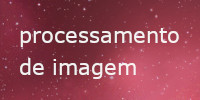
#> input picture examples/images/img-process.jpg, 200 x 100 px, found by its file name; its folder holds 6 pictures in this run
$ jupyter execute --allow-errors 'Introduction to OCR.ipynb'   (shell and % lines are left out)
#> lines starting #> are read from the running program, lines starting #| are printed output that depends on the picture
<a href="https://colab.research.google.com/github/lucas-azdias/OCR-Test/blob/main/Introduction%20to%20OCR.ipynb" target="_parent"></a>

# **OCR with Python**

# **Imports & Downloads**

## **Imports**

[cell 1]
import cv2
import kagglehub
import matplotlib.pyplot as plt
import numpy as np
import os
import pandas as pd
import pytesseract
import shutil
import sklearn
import tensorflow as tf

from google.colab.patches import cv2_imshow
from IPython.display import display

## **Downloading examples**

[cell 2]
# Easy way to get examples paths
def get_example(name: str) -> str:
    return f"/content/OCR-Test/examples/{name}"

## **Downloading Tesseract OCR configurations**

[cell 3]
os.makedirs("/content/tessdata", exist_ok=True)

## **Downloading Kaggle dataset**

[cell 4]
kaggle_path = "/content/kaggle"
os.makedirs(kaggle_path, exist_ok=True)

#> (the rest of this cell did not finish here and is left out)

# **Pre-processing techiniques**

## **Colour channels**

[cell 5]
# Image with 3 colour channels
img = cv2.imread(get_example("images/img-process.jpg"))
#> img is the input picture: shape (100, 200, 3); mean B, G, R 84.1, 69.9, 150
cv2_imshow(img)

[cell 6]
img.shape
#> Out = (100, 200, 3)

[cell 7]
# Image with only 1 colour channel
gray = cv2.cvtColor(img, cv2.COLOR_BGR2GRAY)
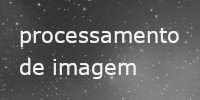
#> gray: shape (100, 200); min 43, max 254, mean 95.5
cv2_imshow(gray)

[cell 8]
gray.shape
#> Out = (100, 200)

## **Thresholding**

[cell 9]
img = cv2.imread(get_example("images/page-book.jpg"))
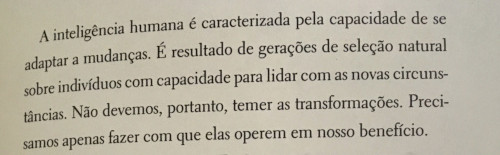
#> input picture examples/images/page-book.jpg, 500 x 155 px, found by its file name
#> img is the input picture: shape (155, 500, 3); mean B, G, R 162.2, 177.8, 183.6
cv2_imshow(img)

[cell 10]
# Convert image to grey scale
gray = cv2.cvtColor(img, cv2.COLOR_BGR2GRAY)
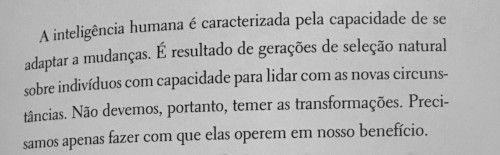
#> gray: shape (155, 500); min 17, max 215, mean 177.7
cv2_imshow(gray)

### **Simple threshold**

[cell 11]
# Check the distribution of grayscale pixels
hist = cv2.calcHist([gray], [0], None, [256], [0, 256])
#> hist = 256 values, max 3439 at index 187, min 0 at index 0, mean 302.7
hist = hist.flatten()

plt.figure(figsize=(8, 5))
#> (this line was passed over: IPython is not available in this run)
plt.plot(range(256), hist, color="blue")
#> (this line was passed over: IPython is not available in this run)
plt.title("Grayscale Intensity Distribution")
#> (this line was passed over: IPython is not available in this run)
plt.xlabel("Gray level (0-255)")
#> (this line was passed over: IPython is not available in this run)
plt.ylabel("Pixel count")
#> (this line was passed over: IPython is not available in this run)
plt.axvline(x=150, color="red", linestyle="--", linewidth=2)
#> (this line was passed over: IPython is not available in this run)
plt.grid(alpha=0.3)
#> (this line was passed over: IPython is not available in this run)
plt.show()
